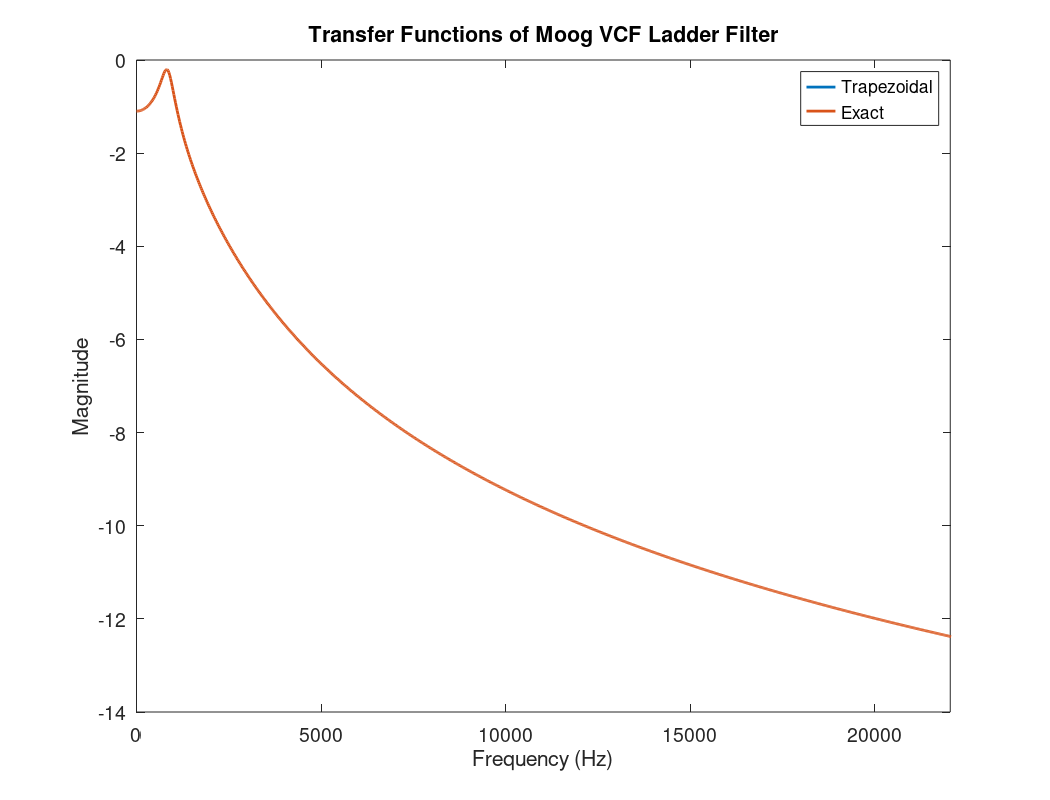

Write the MATLAB code that produced this figure.
%~~~~~~~~~~~~~~~~~~~~~~~~~~~~~~~~~~~~~~~~~~~~~~~~~~~~~~~~~~~~~~~~~~~~~~~~~%
% Moog VCF Filter (Trapezoidal Approximation)
% 
% Author: Chad McKell
% Date: 27.03.17
%
% Description: Virtual analog model of the Moog VCF ladder filter. This
% script uses the trapezoidal integration rule to approximate the impulse
% response of the filter. The approximated transfer function is then
% compared with the exact calculation of the Moog VCF transfer function.
%~~~~~~~~~~~~~~~~~~~~~~~~~~~~~~~~~~~~~~~~~~~~~~~~~~~~~~~~~~~~~~~~~~~~~~~~~%
tic; close; clc; clear;

%~~~~~~~~~~~~~~~~~~~~~~~~~~~~~~~~~~~~~~~~~~~~~~~~~~~~~~~~~~~~~~~~~~~~~~~~~%
% Define global variables
%~~~~~~~~~~~~~~~~~~~~~~~~~~~~~~~~~~~~~~~~~~~~~~~~~~~~~~~~~~~~~~~~~~~~~~~~~%

SR = 44100; % sample rate [samples/sec]
k = 1/SR; % time step [sec]
f0 = 1000; % resonant frequency [Hz]
w0 = 2*pi*f0; % angular frequency [rad/sec]
r = 0.5; % tuning parameter (a number between 0 and 1) 
Tf = 3; % total time length of simulation [sec]
Nf = floor(Tf*SR); % total sample length of simulation [samples]
A = w0*[-1 0 0 -4*r; 1 -1 0 0; 0 1 -1 0; 0 0 1 -1]; % system matrix
b = w0*[1; 0; 0; 0]; % forcing vector
c = [0; 0; 0; 1]; % state mixture vector

%~~~~~~~~~~~~~~~~~~~~~~~~~~~~~~~~~~~~~~~~~~~~~~~~~~~~~~~~~~~~~~~~~~~~~~~~~%
% Error handling: Terminate code for the following errors
%~~~~~~~~~~~~~~~~~~~~~~~~~~~~~~~~~~~~~~~~~~~~~~~~~~~~~~~~~~~~~~~~~~~~~~~~~%

% r is out of bounds
if r > 1 || r < 0
   error('r must be a number in the range [0,1].')
end

% SR has a non-zero decimal
if rem(SR,1) ~= 0
   error('SR must be zero-decimal.')
end

% SR, f0, Tf, or r is not a number
if ~isfloat(SR) || ~isfloat(f0) || ~isfloat(Tf) || ~isfloat(r) 
   error('SR, f0, Tf, and r must each be a number.')
end

% SR, f0, Tf, or r is not real
if ~isreal(SR) || ~isreal(f0) || ~isreal(Tf) || ~isreal(r)   
   error('SR, f0, Tf, and r must each be real.')
end

%~~~~~~~~~~~~~~~~~~~~~~~~~~~~~~~~~~~~~~~~~~~~~~~~~~~~~~~~~~~~~~~~~~~~~~~~~%
%  Initialize the input sequence
%~~~~~~~~~~~~~~~~~~~~~~~~~~~~~~~~~~~~~~~~~~~~~~~~~~~~~~~~~~~~~~~~~~~~~~~~~%
u = zeros(Nf,1); 
u(1) = 1;

%~~~~~~~~~~~~~~~~~~~~~~~~~~~~~~~~~~~~~~~~~~~~~~~~~~~~~~~~~~~~~~~~~~~~~~~~~%
%  Implement trapezoidal integration method
%~~~~~~~~~~~~~~~~~~~~~~~~~~~~~~~~~~~~~~~~~~~~~~~~~~~~~~~~~~~~~~~~~~~~~~~~~%

% Initialize state vectors
xTrap = zeros(4,1); % current time step
xTrap1 = zeros(4,1); % one time step back

% Initialize output vector
yTrap = zeros(Nf,1);

% Compute coefficients
coef1 = eye(4) + k*A/2;
coef2 = eye(4) - k*A/2;

for n = 1:Nf
   
   % Main algorithm
   d = coef1*xTrap1 +k*coef1*b*u(n);
   xTrap = coef2\d;
   yTrap(n) = c'*xTrap;
   
   % Set value of xBackward1 equal to next grid line
   xTrap1 = xTrap;
end

%~~~~~~~~~~~~~~~~~~~~~~~~~~~~~~~~~~~~~~~~~~~~~~~~~~~~~~~~~~~~~~~~~~~~~~~~~%
%  Compute transfer function of trapezoidal output signal
%~~~~~~~~~~~~~~~~~~~~~~~~~~~~~~~~~~~~~~~~~~~~~~~~~~~~~~~~~~~~~~~~~~~~~~~~~%

% Calculate Fourier transforms
U = fft(u);
YTrap = fft(yTrap);

% Compute transfer functions
HTrap = U./YTrap;

% Convert to loglog form
HTrapLog = log(HTrap) - max(log(HTrap));

%~~~~~~~~~~~~~~~~~~~~~~~~~~~~~~~~~~~~~~~~~~~~~~~~~~~~~~~~~~~~~~~~~~~~~~~~~%
%  Compute exact transfer function
%~~~~~~~~~~~~~~~~~~~~~~~~~~~~~~~~~~~~~~~~~~~~~~~~~~~~~~~~~~~~~~~~~~~~~~~~~%

fmax = 22500;
fbin = 0:fmax/1000:fmax;
fnum = length(fbin);
Hexact = zeros(fnum,1);

for n = 1:fnum
    inv = (2*pi*1i*fbin(n)*eye(4)-A)\b;
    Hexact(n) = c'*inv;
end

%~~~~~~~~~~~~~~~~~~~~~~~~~~~~~~~~~~~~~~~~~~~~~~~~~~~~~~~~~~~~~~~~~~~~~~~~~%
% Define plotting parameters 
%~~~~~~~~~~~~~~~~~~~~~~~~~~~~~~~~~~~~~~~~~~~~~~~~~~~~~~~~~~~~~~~~~~~~~~~~~%

n = 0:Nf-1; % length bins [samples]
t = (n/SR)'; % time bins [sec]
fk = n'*SR/Nf; % frequency bins [Hz]
nyquist = SR/2; % Nyquist frequency [Hz]
font = 14; % font size for plots

%~~~~~~~~~~~~~~~~~~~~~~~~~~~~~~~~~~~~~~~~~~~~~~~~~~~~~~~~~~~~~~~~~~~~~~~~~%
% Generate plot of transfer functions
%~~~~~~~~~~~~~~~~~~~~~~~~~~~~~~~~~~~~~~~~~~~~~~~~~~~~~~~~~~~~~~~~~~~~~~~~~%

figure('units','normalized','outerposition',[0 0 1 1]);
orient landscape
plot(fk, abs(HTrapLog), 'LineWidth', 2);
hold on
plot(fbin, real(log(Hexact)), 'LineWidth', 2);
xlim([0 nyquist]);
title('Transfer Functions of Moog VCF Ladder Filter');
xlabel('Frequency (Hz)'); 
ylabel('Magnitude');
legend('Trapezoidal', 'Exact')
set(gca,'fontsize',font)

%~~~~~~~~~~~~~~~~~~~~~~~~~~~~~~~~~~~~~~~~~~~~~~~~~~~~~~~~~~~~~~~~~~~~~~~~~%
% Check code efficiency
%~~~~~~~~~~~~~~~~~~~~~~~~~~~~~~~~~~~~~~~~~~~~~~~~~~~~~~~~~~~~~~~~~~~~~~~~~%
toc % print elapsed time


